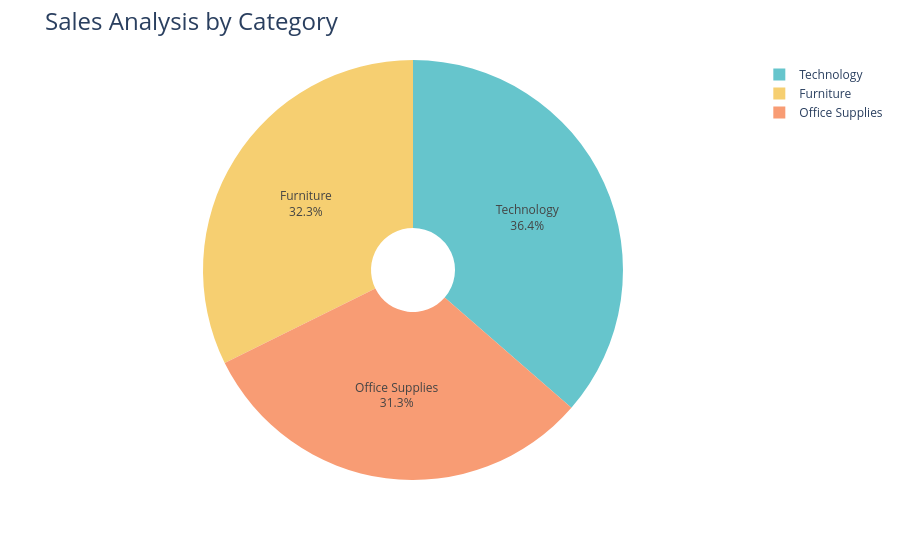

Notebook code for this chart:
### Code cell
fig = px.pie(sales_by_categories, 
             values='Sales', 
             names='Category', 
             hole=0.2, 
             color_discrete_sequence=px.colors.qualitative.Pastel)

fig.update_traces(textposition='inside', textinfo='percent+label')
fig.update_layout(title_text='Sales Analysis by Category', title_font=dict(size=24))

fig.show()

### Figure 1 — Plotly figure (JSON) as saved in the notebook; plotly's stock layout.template omitted (floating-point values rounded to 4 significant figures)
{"data": [{"domain": {"x": [0, 1], "y": [0, 1]}, "hole": 0.2, "hovertemplate": "Category=%{label}<br>Sales=%{value}<extra></extra>", "labels": ["Furniture", "Office Supplies", "Technology"], "legendgroup": "", "name": "", "showlegend": true, "textinfo": "percent+label", "textposition": "inside", "type": "pie", "values": [742000.0, 719000.0, 836200.0]}], "layout": {"legend": {"tracegroupgap": 0}, "margin": {"t": 60}, "piecolorway": ["rgb(102, 197, 204)", "rgb(246, 207, 113)", "rgb(248, 156, 116)", "rgb(220, 176, 242)", "rgb(135, 197, 95)", "rgb(158, 185, 243)", "rgb(254, 136, 177)", "rgb(201, 219, 116)", "rgb(139, 224, 164)", "rgb(180, 151, 231)", "rgb(179, 179, 179)"], "title": {"font": {"size": 24}, "text": "Sales Analysis by Category"}}}
